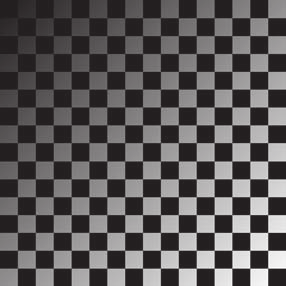
#> input picture shaded_grid.png, 286 x 286 px
$ jupyter execute shading.ipynb
#> lines starting #> are read from the running program, lines starting #| are printed output that depends on the picture
[cell 1]
import matplotlib.pyplot as plt
import numpy as np
from scipy.signal import convolve2d

[cell 2]
img_in = plt.imread("shaded_grid.png")
#> img_in is the input picture: shape (286, 286, 4) float32; mean R, G, B, A 0.354, 0.342, 0.345, 1
img0 = img_in[:,:,0]
M, N = img0.shape
#> M = 286; N = 286

[cell 3]
mk, nk = M//4, N//4
#> mk = 71; nk = 71
std = M // 16
#> std = 17

[cell 4]
plt.imshow(img0, cmap='grey')

[cell 5]
gaussian_kernel = np.zeros((mk, nk))
xc, yc = (mk-1)//2, (nk-1)//2
#> xc = 35; yc = 35
for x in range(mk):
    for y in range(nk):
        r2 = (x-xc)**2 + (y-yc)**2
        gaussian_kernel[x,y] = np.exp(-r2 / (2 * std**2))
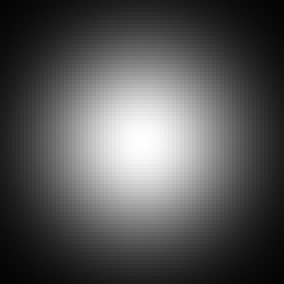
#> gaussian_kernel: shape (71, 71) float64 (shown 4 times larger); min 0.0144, max 1, mean 0.334

[cell 6]
mk, nk
#> Out = (71, 71)

[cell 7]
img1 = convolve2d(img0, gaussian_kernel, mode="same", boundary="symm") / np.sum(gaussian_kernel)
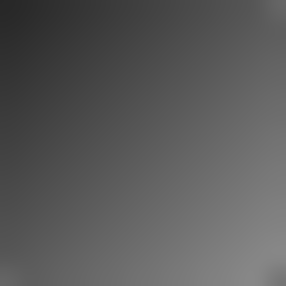
#> img1: shape (286, 286) float64; min 0.157, max 0.533, mean 0.354

[cell 8]
plt.imshow(img1, cmap='grey')

[cell 9]
img2 = img0 / img1
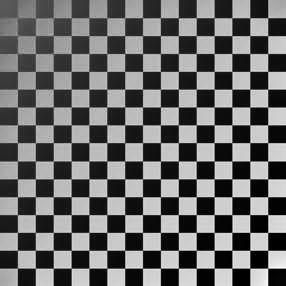
#> img2: shape (286, 286) float64; min 0.257, max 2.01, mean 0.999; drawn with min black and max white
plt.imshow(img2, cmap='grey')
